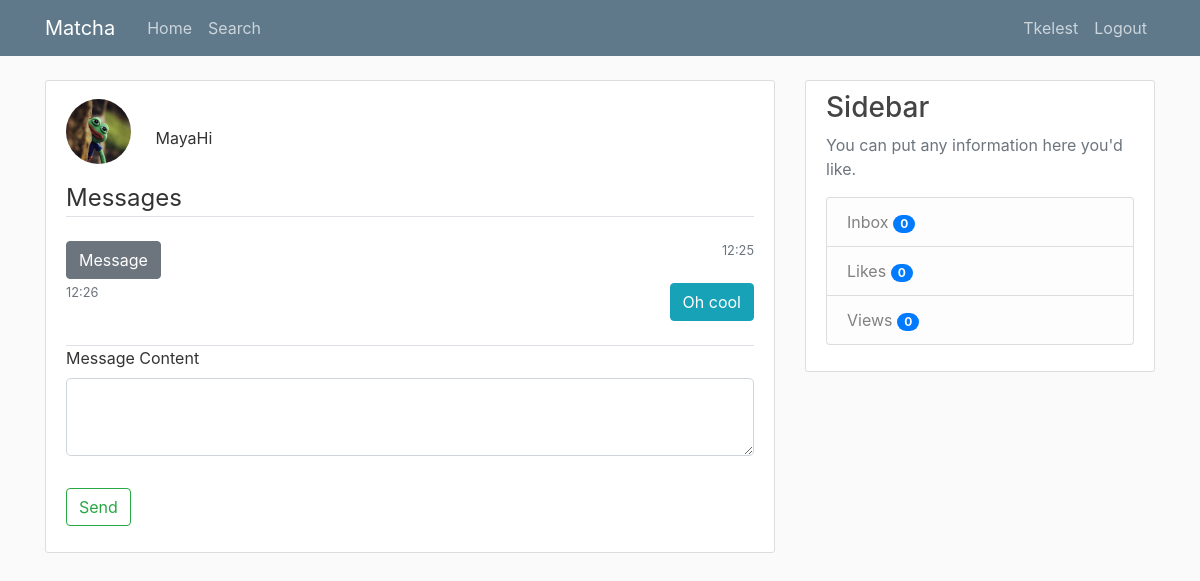
The app's page /messages/2 (signed in), older data.
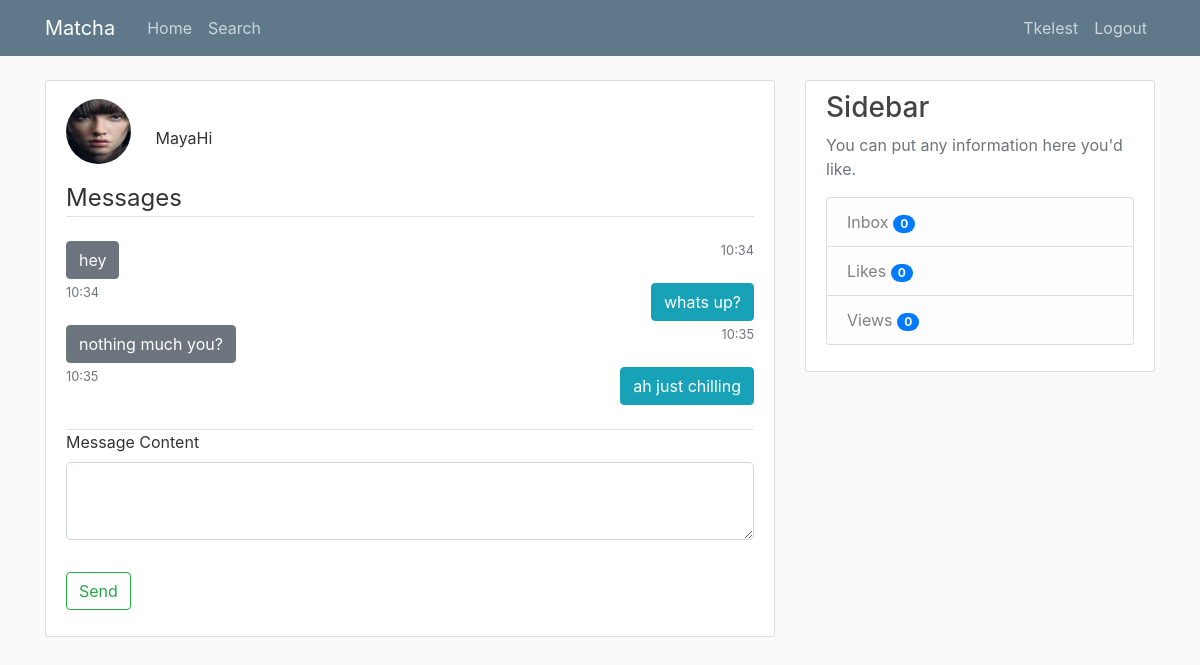
The same page, newer data.
### tables this page shows
CREATE TABLE users (
            user_id INTEGER PRIMARY KEY AUTOINCREMENT,
            firstname TEXT NOT NULL,
            lastname TEXT NOT NULL,
            age INTEGER NOT NULL,
            birthdate TEXT NOT NULL,
            username TEXT NOT NULL,
            email TEXT NOT NULL,
            password TEXT NOT NULL,
            gender TEXT NOT NULL,
            sexual_pref TEXT NULL,
            biography TEXT NULL,
            famerating INTEGER DEFAULT 100,
            image_file_p TEXT DEFAULT "default.jpg",
            image_file_1 TEXT NULL,
            image_file_2 TEXT NULL,
            image_file_3 TEXT NULL,
            image_file_4 TEXT NULL,
            image_file_5 TEXT NULL,
            geo_track TEXT DEFAULT "1",
            location_city TEXT NULL,
            location_region TEXT NULL,
            lat_data INTEGER NULL,
            long_data INTEGER NULL,
            last_seen TEXT NULL
            );

CREATE TABLE messages (
            id INTEGER PRIMARY KEY AUTOINCREMENT,
            recipient INTEGER NULL,
            content TEXT NULL,
            date TEXT NULL,
            time TEXT NULL,
            user_id INTEGER NOT NULL,
            FOREIGN KEY (user_id)
                REFERENCES users (user_id) 
            );

### matcha/routes.py (the view, shortened to what this page needs)
@app.route('/messages/<user_id>', methods=['GET', 'POST'])
@login_required
def messages(user_id):
    form = MessagesForm()
    conn = sql.connect('matcha\\users.db')
    cur = conn.cursor()
    cur.execute("SELECT * FROM messages WHERE user_id=:currentuser AND recipient=:recipient", {'currentuser': current_user.user_id, 'recipient': user_id})
    messages1 = cur.fetchall()
    cur.execute("SELECT * FROM messages WHERE messages.user_id=:seconduser AND messages.recipient=:currentuser", {'seconduser': user_id, 'currentuser': current_user.user_id})
    messages2 = cur.fetchall()
    print ('messages from clicked user', len(messages2))
    update_message_notification(conn, cur, len(messages2), user_id, current_user.user_id)
    cur.execute("SELECT image_file_p, username, user_id FROM users WHERE user_id=:seconduser", {'seconduser': user_id})
    seconduser_data = cur.fetchone()
    conn.close()
    messages1 = messages1 if messages1 else [(None, None, '. . .', None, '', None)]
    messages2 = messages2 if messages2 else [(None, current_user.user_id, '. . .', None, '', None)]
    messages3 = []
    messages3 = messages1 + messages2
    def getKey(item):
        return item[4]
    messages3 = sorted(messages3, key=getKey)
    return render_template('messages.html', title='Messages', form=form, messages1=messages1, messages2=messages2, seconduser_data=seconduser_data, messages3=messages3)

### matcha/forms.py
class MessagesForm(FlaskForm):
    message_content = TextAreaField('Message Content',
                                    validators=[DataRequired()])
    submit          = SubmitField('Send')

### matcha/dbfunctions.py (called while the page is built)
def update_message_notification(conn, cur, updated_message, user_id, current_user_id):
    with conn:
        cur.execute("""UPDATE message_notifications SET new_messages=:new_messages
                    WHERE last_seen_user_id=:last_seen_user_id AND user_id=:user_id
                    """, {'new_messages': updated_message, 'last_seen_user_id': user_id, 'user_id': current_user_id})

### matcha/models.py (called while the page is built)
@login_manager.user_loader
def load_user(id):
    conn = sql.connect('matcha\\users.db')
    cur = conn.cursor()
    cur.execute("SELECT * from users where email = (?)", [id])
    userrow = cur.fetchone()
    user = User(userrow[0], userrow[1], userrow[2], userrow[3], userrow[4],
            userrow[5], userrow[6], userrow[7], userrow[8], userrow[9],
            userrow[10], userrow[11], userrow[12], userrow[13], userrow[14],
            userrow[15], userrow[16], userrow[17], userrow[18], userrow[19],
            userrow[20], userrow[21], userrow[22], userrow[23])
    return (user)

### matcha/templates/messages.html (shortened to what this page needs)
{% extends "layout.html" %}
{% block content %}
<div class="content-section">
    <form method="POST" action="">
        <div class="mt-2">
            <img class="rounded-circle account-img-fillers" src="/static/profile_pics/{{ seconduser_data[0] }}">
            {{ seconduser_data[1] }}
        </div>
        <fieldset class="form-group">
            <legend class="border-bottom mb-4">Messages</legend>
            <div class="mb-4">
                {% for message in messages3 %}
                    {% if message[1] != current_user.user_id %}
                    <div class="mb-1 text-left">
                        <button type="button" class="btn btn-secondary">{{ (message[2]) }}</button>
                        <small class="text-muted pull-right">{{ message[4][:-3] }}</small><br>
                    </div>
                    {% else %}
                    <div class="mb-1 text-right">
                        <small class="text-muted pull-left">{{ message[4][:-3] }}</small>
                        <button type="button" class="btn btn-info">{{ message[2] }}</button><br>
                    </div>
                    {% endif %}
                {% endfor %}
            </div>
            <div class="form-group border-top">
                {{ form.message_content.label(class="form-control-label") }}
                {% if form.message_content.errors %}
                {{ form.message_content(class="form-control form-control-lg is-invalid") }}
                <div class="invalid-feedback">
                    {% for error in form.message_content.errors %}
                        <span>{{ error }}</span>
                    {% endfor %}
                </div>
            {% else %}
                {{ form.message_content(class="form-control form-control-lg") }}
            {% endif %}
            </div>
        </fieldset>
        <div class="form-group">
            {{ form.submit(class="btn btn-outline-success") }}
        </div>
    </form>
</div>
{% endblock content %}

Row changes from the older to the newer data that the page shows:
removed messages: content "Message", time "12:25"
changed users "MayaHi": image_file_p: picture added in place of a placeholder
added messages: content "hey", time "10:34"
changed messages: time "12:26" → "10:34"; content "Oh cool" → "whats up?"
added messages: content "nothing much you?", time "10:35"
added messages: time "10:35", content "ah just chilling"
